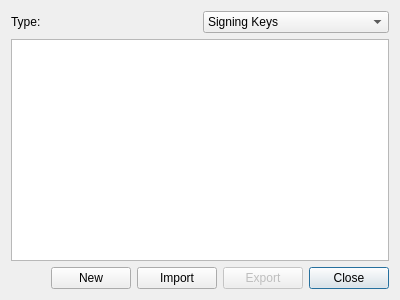
<?xml version="1.0" encoding="UTF-8"?>
<ui version="4.0">
 <class>ManageKeysDialog</class>
 <widget class="QDialog" name="ManageKeysDialog">
  <property name="geometry">
   <rect>
    <x>0</x>
    <y>0</y>
    <width>400</width>
    <height>300</height>
   </rect>
  </property>
  <property name="windowTitle">
   <string>Manage Keys</string>
  </property>
  <layout class="QGridLayout" name="gridLayout">
   <item row="0" column="0">
    <layout class="QVBoxLayout" name="verticalLayout">
     <item>
      <layout class="QHBoxLayout" name="horizontalLayout">
       <item>
        <widget class="QLabel" name="label">
         <property name="text">
          <string>Type:</string>
         </property>
        </widget>
       </item>
       <item>
        <widget class="QComboBox" name="cbKeyRole">
         <item>
          <property name="text">
           <string>Signing Keys</string>
          </property>
         </item>
         <item>
          <property name="text">
           <string>Homomorphic Tally Keys</string>
          </property>
         </item>
        </widget>
       </item>
      </layout>
     </item>
     <item>
      <widget class="QTableView" name="tbKeys">
       <property name="editTriggers">
        <set>QAbstractItemView::NoEditTriggers</set>
       </property>
       <property name="selectionMode">
        <enum>QAbstractItemView::SingleSelection</enum>
       </property>
       <property name="selectionBehavior">
        <enum>QAbstractItemView::SelectRows</enum>
       </property>
       <property name="showGrid">
        <bool>false</bool>
       </property>
       <property name="sortingEnabled">
        <bool>true</bool>
       </property>
       <property name="wordWrap">
        <bool>false</bool>
       </property>
       <attribute name="verticalHeaderVisible">
        <bool>false</bool>
       </attribute>
      </widget>
     </item>
    </layout>
   </item>
   <item row="1" column="0">
    <layout class="QHBoxLayout" name="horizontalLayout_2">
     <item>
      <spacer name="horizontalSpacer">
       <property name="orientation">
        <enum>Qt::Horizontal</enum>
       </property>
       <property name="sizeHint" stdset="0">
        <size>
         <width>40</width>
         <height>20</height>
        </size>
       </property>
      </spacer>
     </item>
     <item>
      <widget class="QPushButton" name="btnNew">
       <property name="text">
        <string>New</string>
       </property>
       <property name="autoDefault">
        <bool>false</bool>
       </property>
      </widget>
     </item>
     <item>
      <widget class="QPushButton" name="btnImport">
       <property name="text">
        <string>Import</string>
       </property>
      </widget>
     </item>
     <item>
      <widget class="QPushButton" name="btnExport">
       <property name="enabled">
        <bool>false</bool>
       </property>
       <property name="text">
        <string>Export</string>
       </property>
       <property name="autoDefault">
        <bool>false</bool>
       </property>
       <property name="flat">
        <bool>false</bool>
       </property>
      </widget>
     </item>
     <item>
      <widget class="QPushButton" name="btnClose">
       <property name="text">
        <string>Close</string>
       </property>
       <property name="default">
        <bool>true</bool>
       </property>
      </widget>
     </item>
    </layout>
   </item>
  </layout>
 </widget>
 <resources/>
 <connections/>
</ui>
